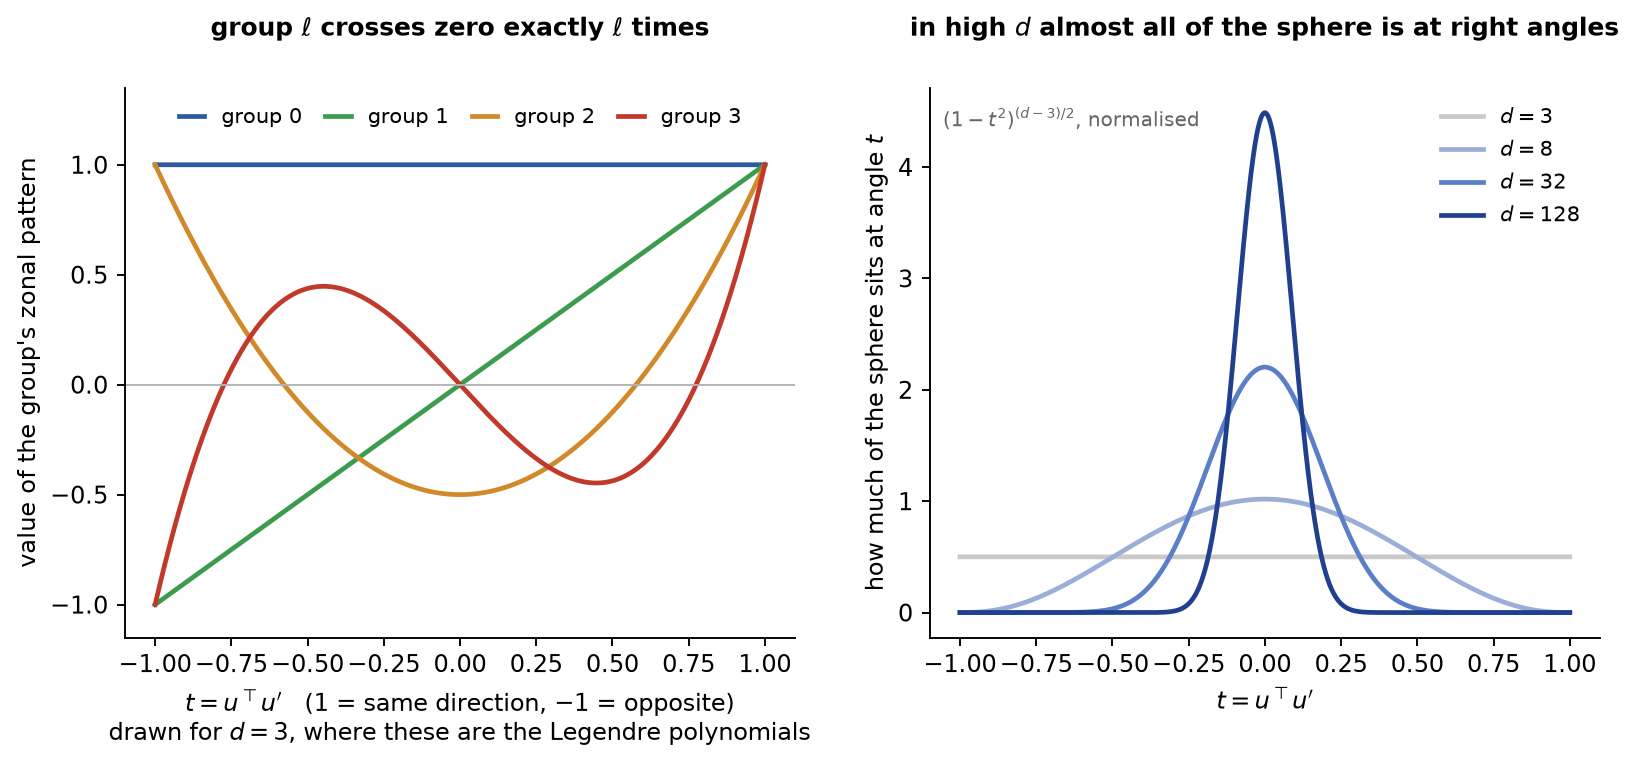

The script that saved this image:
"""What the picture proves: the Funk-Hecke integral has only two moving parts -- a
polynomial that crosses zero l times (left), and a weight saying how much sphere sits
at each angle, which collapses onto the equator as d grows (right). Everything else
in Step 5 is bookkeeping.
"""
import numpy as np
import matplotlib
matplotlib.use("Agg")
import matplotlib.pyplot as plt
from scipy import special, integrate

OUT = "/Users/andrec/Documents/projects/math/wristband-loss-proofs/docs/posts/poisson/fig_funkhecke.png"

t = np.linspace(-1, 1, 1200)

fig, (axA, axB) = plt.subplots(1, 2, figsize=(11.2, 4.2))

# ---------------- left: the zonal polynomials, d = 3 ----------------------------
d0 = 3
nu0 = (d0 - 2) / 2.0
cols = ["#2c5aa0", "#3b9c4e", "#d1892a", "#c0392b"]
for l in range(4):
    y = special.eval_gegenbauer(l, nu0, t) / special.eval_gegenbauer(l, nu0, 1.0)
    axA.plot(t, y, color=cols[l], lw=2, label=f"group {l}")
    roots = np.where(np.diff(np.sign(y)))[0]
    print(f"  d=3 l={l}: sign changes on (-1,1) = {len(roots)}")
axA.axhline(0, color="0.7", lw=0.8)
axA.set_xlabel("$t=u^\\top u'$   (1 = same direction, $-1$ = opposite)\n"
               "drawn for $d=3$, where these are the Legendre polynomials")
axA.set_ylabel("value of the group's zonal pattern")
axA.set_ylim(-1.15, 1.35)
axA.legend(frameon=False, fontsize=9, ncol=4, loc="upper center",
           handlelength=1.2, columnspacing=1.1)
axA.spines[["top", "right"]].set_visible(False)
axA.set_title("group $\\ell$ crosses zero exactly $\\ell$ times", fontsize=10.5,
              fontweight="bold", pad=22)

# ---------------- right: how much sphere sits at angle t -----------------------
for d, col in zip((3, 8, 32, 128), ["#c9c9c9", "#9aaed8", "#5b7fc7", "#1f3f8f"]):
    w = (1 - t**2) ** ((d - 3) / 2.0)
    Z = integrate.quad(lambda x: (1 - x * x) ** ((d - 3) / 2.0), -1, 1)[0]
    axB.plot(t, w / Z, color=col, lw=2, label=f"$d={d}$")
    print(f"  d={d}: peak density {np.max(w/Z):.3f}, "
          f"mass in |t|<0.2 = {integrate.quad(lambda x: (1-x*x)**((d-3)/2.)/Z, -0.2, 0.2)[0]:.3f}")
axB.set_xlabel("$t=u^\\top u'$")
axB.set_ylabel("how much of the sphere sits at angle $t$")
axB.legend(frameon=False, fontsize=9)
axB.spines[["top", "right"]].set_visible(False)
axB.set_title("in high $d$ almost all of the sphere is at right angles",
              fontsize=10.5, fontweight="bold", pad=22)
axB.text(0.02, 0.93, "$(1-t^2)^{(d-3)/2}$, normalised", transform=axB.transAxes,
         ha="left", fontsize=8.5, color="0.4")

fig.savefig(OUT, dpi=170, bbox_inches="tight", facecolor="white")
print("wrote", OUT)
